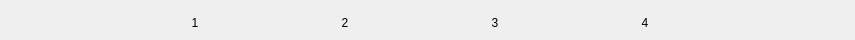
   <widget class="QWidget" name="navigation_bar" native="true">
    <property name="geometry">
     <rect>
      <x>0</x>
      <y>0</y>
      <width>855</width>
      <height>40</height>
     </rect>
    </property>
    <widget class="QPushButton" name="navigation_pushbutton_1">
     <property name="geometry">
      <rect>
       <x>120</x>
       <y>10</y>
       <width>150</width>
       <height>26</height>
      </rect>
     </property>
     <property name="sizePolicy">
      <sizepolicy hsizetype="Minimum" vsizetype="Fixed">
       <horstretch>0</horstretch>
       <verstretch>0</verstretch>
      </sizepolicy>
     </property>
     <property name="minimumSize">
      <size>
       <width>0</width>
       <height>26</height>
      </size>
     </property>
     <property name="maximumSize">
      <size>
       <width>16777215</width>
       <height>30</height>
      </size>
     </property>
     <property name="cursor">
      <cursorShape>PointingHandCursor</cursorShape>
     </property>
     <property name="focusPolicy">
      <enum>Qt::NoFocus</enum>
     </property>
     <property name="styleSheet">
      <string notr="true"/>
     </property>
     <property name="text">
      <string>1</string>
     </property>
     <property name="iconSize">
      <size>
       <width>16</width>
       <height>16</height>
      </size>
     </property>
     <property name="checkable">
      <bool>false</bool>
     </property>
     <property name="default">
      <bool>false</bool>
     </property>
     <property name="flat">
      <bool>true</bool>
     </property>
    </widget>
    <widget class="QPushButton" name="navigation_pushbutton_2">
     <property name="geometry">
      <rect>
       <x>270</x>
       <y>10</y>
       <width>150</width>
       <height>26</height>
      </rect>
     </property>
     <property name="sizePolicy">
      <sizepolicy hsizetype="Minimum" vsizetype="Fixed">
       <horstretch>0</horstretch>
       <verstretch>0</verstretch>
      </sizepolicy>
     </property>
     <property name="minimumSize">
      <size>
       <width>0</width>
       <height>26</height>
      </size>
     </property>
     <property name="maximumSize">
      <size>
       <width>16777215</width>
       <height>30</height>
      </size>
     </property>
     <property name="cursor">
      <cursorShape>PointingHandCursor</cursorShape>
     </property>
     <property name="focusPolicy">
      <enum>Qt::NoFocus</enum>
     </property>
     <property name="styleSheet">
      <string notr="true"/>
     </property>
     <property name="text">
      <string>2</string>
     </property>
     <property name="iconSize">
      <size>
       <width>16</width>
       <height>16</height>
      </size>
     </property>
     <property name="checkable">
      <bool>false</bool>
     </property>
     <property name="default">
      <bool>false</bool>
     </property>
     <property name="flat">
      <bool>true</bool>
     </property>
    </widget>
    <widget class="QPushButton" name="navigation_pushbutton_3">
     <property name="geometry">
      <rect>
       <x>420</x>
       <y>10</y>
       <width>150</width>
       <height>26</height>
      </rect>
     </property>
     <property name="sizePolicy">
      <sizepolicy hsizetype="Minimum" vsizetype="Fixed">
       <horstretch>0</horstretch>
       <verstretch>0</verstretch>
      </sizepolicy>
     </property>
     <property name="minimumSize">
      <size>
       <width>0</width>
       <height>26</height>
      </size>
     </property>
     <property name="maximumSize">
      <size>
       <width>16777215</width>
       <height>30</height>
      </size>
     </property>
     <property name="cursor">
      <cursorShape>PointingHandCursor</cursorShape>
     </property>
     <property name="focusPolicy">
      <enum>Qt::NoFocus</enum>
     </property>
     <property name="styleSheet">
      <string notr="true"/>
     </property>
     <property name="text">
      <string>3</string>
     </property>
     <property name="iconSize">
      <size>
       <width>16</width>
       <height>16</height>
      </size>
     </property>
     <property name="checkable">
      <bool>false</bool>
     </property>
     <property name="default">
      <bool>false</bool>
     </property>
     <property name="flat">
      <bool>true</bool>
     </property>
    </widget>
    <widget class="QPushButton" name="navigation_pushbutton_4">
     <property name="geometry">
      <rect>
       <x>570</x>
       <y>10</y>
       <width>150</width>
       <height>26</height>
      </rect>
     </property>
     <property name="sizePolicy">
      <sizepolicy hsizetype="Minimum" vsizetype="Fixed">
       <horstretch>0</horstretch>
       <verstretch>0</verstretch>
      </sizepolicy>
     </property>
     <property name="minimumSize">
      <size>
       <width>0</width>
       <height>26</height>
      </size>
     </property>
     <property name="maximumSize">
      <size>
       <width>16777215</width>
       <height>30</height>
      </size>
     </property>
     <property name="cursor">
      <cursorShape>PointingHandCursor</cursorShape>
     </property>
     <property name="focusPolicy">
      <enum>Qt::NoFocus</enum>
     </property>
     <property name="styleSheet">
      <string notr="true"/>
     </property>
     <property name="text">
      <string>4</string>
     </property>
     <property name="iconSize">
      <size>
       <width>16</width>
       <height>16</height>
      </size>
     </property>
     <property name="checkable">
      <bool>false</bool>
     </property>
     <property name="default">
      <bool>false</bool>
     </property>
     <property name="flat">
      <bool>true</bool>
     </property>
    </widget>
   </widget>
